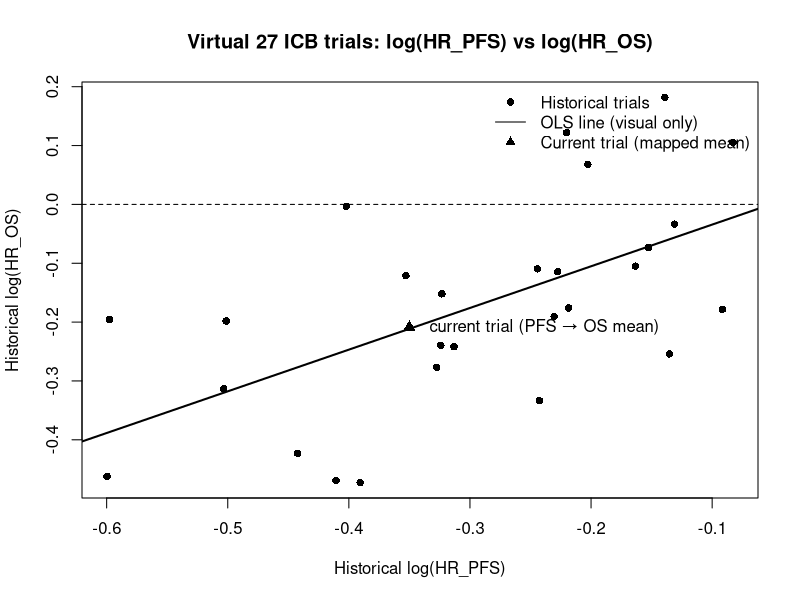
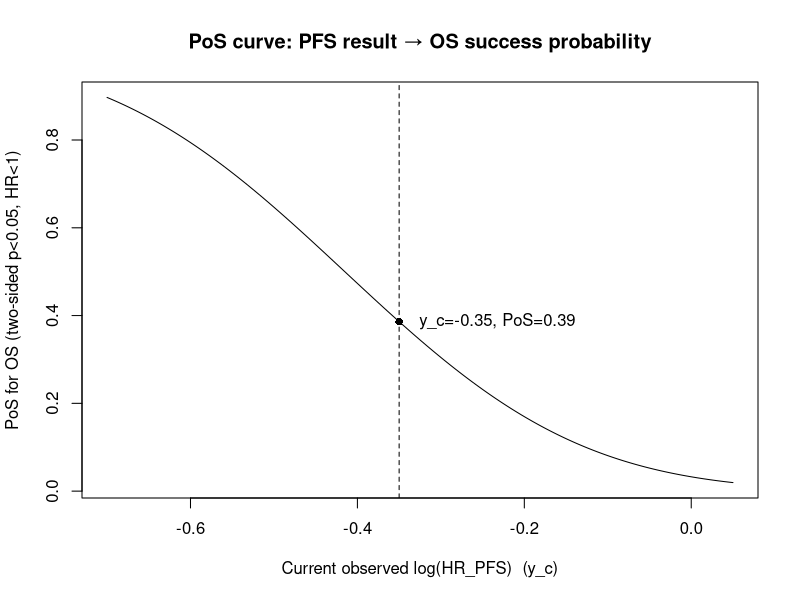
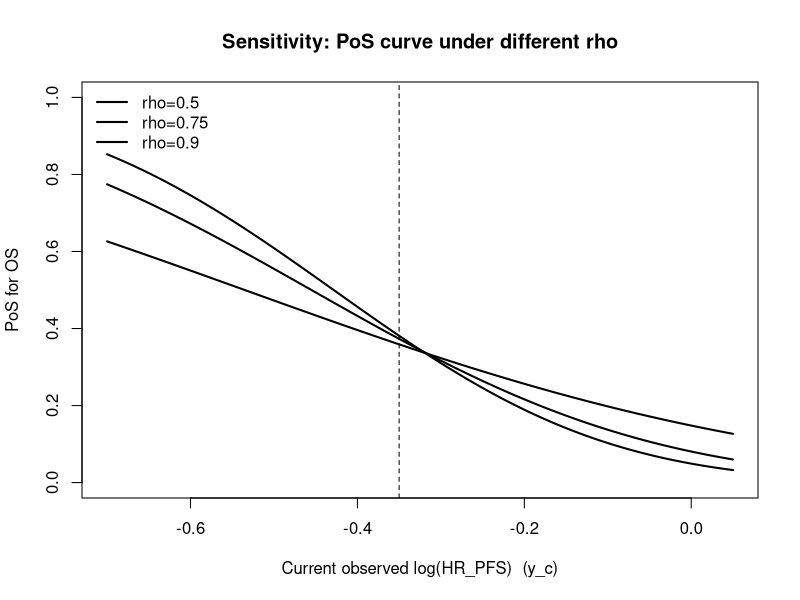

The R source for these figures, in order:
## ---- chunk 1
#| label: setup
#| include: false

set.seed(20260106)

# Wrap console output to avoid going off-slide in PDF
options(width = 70)

make_pd <- function(S, eps = 1e-6) {
  dn <- dimnames(S)
  e <- eigen(S, symmetric = TRUE)
  vals <- pmax(e$values, eps)
  S_pd <- e$vectors %*% diag(vals) %*% t(e$vectors)
  dimnames(S_pd) <- dn
  S_pd
}

library(MASS)

K <- 27

# "True" hyper-parameters for the virtual historical world
mu_true <- c(OS = -0.20, PFS = -0.30)        # mean log(HR)
tau_true <- c(OS = 0.15, PFS = 0.12)         # between-study SDs
rho_true <- 0.75

Sigma_between_true <- matrix(
  c(tau_true["OS"]^2,
    rho_true*tau_true["OS"]*tau_true["PFS"],
    rho_true*tau_true["OS"]*tau_true["PFS"],
    tau_true["PFS"]^2),
  nrow = 2, byrow = TRUE,
  dimnames = list(c("OS","PFS"), c("OS","PFS"))
)

# Standard errors per trial/endpoints (roughly realistic)
se_os  <- runif(K, 0.10, 0.18)
se_pfs <- runif(K, 0.08, 0.15)

# Within-study correlation between (y_OS, y_PFS) often unknown; set 0 for base demo
r_within <- 0
Sigma_within_list <- lapply(1:K, function(i) {
  matrix(c(se_os[i]^2, r_within*se_os[i]*se_pfs[i],
           r_within*se_os[i]*se_pfs[i], se_pfs[i]^2),
         nrow = 2, byrow = TRUE)
})

# Simulate true effects and observed estimates
theta <- mvrnorm(n = K, mu = mu_true, Sigma = Sigma_between_true)
colnames(theta) <- c("OS","PFS")

y <- matrix(NA_real_, nrow = K, ncol = 2, dimnames = list(NULL, c("OS","PFS")))
for (i in 1:K) {
  e_i <- mvrnorm(n = 1, mu = c(0,0), Sigma = Sigma_within_list[[i]])
  y[i,] <- theta[i,] + e_i
}

hist_dat <- data.frame(
  trial = 1:K,
  y_os = y[,"OS"],  se_os = se_os,
  y_pfs = y[,"PFS"], se_pfs = se_pfs
)

head(hist_dat, 5)
## ---- chunk 2
#| label: estimate_between

S_obs <- cov(y)
W_bar <- Reduce("+", Sigma_within_list) / K

Sigma_between_hat <- make_pd(S_obs - W_bar)
mu_hat <- colMeans(y)

tau_hat <- sqrt(diag(Sigma_between_hat))
rho_hat <- Sigma_between_hat["OS","PFS"] / (tau_hat[1]*tau_hat[2])

list(
  mu_hat = mu_hat,
  Sigma_between_hat = Sigma_between_hat,
  tau_hat = tau_hat,
  rho_hat = rho_hat
)
## ---- chunk 3
#| label: pos_calc

# Current PFS (modify to explore scenarios)
y_c  <- -0.35   # log(HR_PFS)  ~ HR 0.70
se_c <-  0.09

# Planned OS final analysis events
# d_events = number of OS events (e.g., deaths) at the final analysis
# For 1:1 allocation, se* ≈ 2/sqrt(d)
d_events <- 240
se_star <- 2 / sqrt(d_events)

# Success threshold for two-sided alpha=0.05 and beneficial direction
c_thr <- -qnorm(0.975) * se_star

# Conditional distribution theta*_OS | y_c
var_pfs <- Sigma_between_hat["PFS","PFS"]
var_os  <- Sigma_between_hat["OS","OS"]
cov_op  <- Sigma_between_hat["OS","PFS"]

m_post <- mu_hat["OS"] + cov_op/(var_pfs + se_c^2) * (y_c - mu_hat["PFS"])
v_post <- var_os - cov_op^2/(var_pfs + se_c^2)

sd_pred <- sqrt(v_post + se_star^2)
PoS <- pnorm(c_thr, mean = m_post, sd = sd_pred)

c(
  y_c = y_c,
  HR_PFS = exp(y_c),
  m_post_OS = m_post,
  HR_OS_pred_mean = exp(m_post),
  sd_thetaOS = sqrt(v_post),
  d_events = d_events,
  se_star = se_star,
  threshold_c = c_thr,
  PoS = PoS
)
## ---- chunk 4
#| label: plot_scatter
#| fig-height: 4.6
#| fig-width: 8.5

plot(hist_dat$y_pfs, hist_dat$y_os,
     xlab = "Historical log(HR_PFS)",
     ylab = "Historical log(HR_OS)",
     main = "Virtual 27 ICB trials: log(HR_PFS) vs log(HR_OS)",
     pch = 16)

abline(h = 0, v = 0, lty = 2)
fit_lm <- lm(y_os ~ y_pfs, data = hist_dat)
abline(fit_lm, lwd = 2)

points(y_c, m_post, pch = 17, cex = 1.3)
text(y_c, m_post, labels = "  current trial (PFS → OS mean)", pos = 4)

legend("topright",
       legend = c("Historical trials", "OLS line (visual only)", "Current trial (mapped mean)"),
       pch = c(16, NA, 17), lty = c(NA, 1, NA), bty = "n")
## ---- chunk 5
#| label: plot_pos_curve
#| fig-height: 4.6
#| fig-width: 8.5

grid_yc <- seq(-0.70, 0.05, length.out = 220)
PoS_grid <- sapply(grid_yc, function(yc) {
  m <- mu_hat["OS"] + cov_op/(var_pfs + se_c^2) * (yc - mu_hat["PFS"])
  v <- var_os - cov_op^2/(var_pfs + se_c^2)
  sd <- sqrt(v + se_star^2)
  pnorm(c_thr, mean = m, sd = sd)
})

plot(grid_yc, PoS_grid, type = "l",
     xlab = "Current observed log(HR_PFS)  (y_c)",
     ylab = "PoS for OS (two-sided p<0.05, HR<1)",
     main = "PoS curve: PFS result → OS success probability")

abline(v = y_c, lty = 2)
points(y_c, PoS, pch = 16)
text(y_c, PoS, labels = sprintf("  y_c=%.2f, PoS=%.2f", y_c, PoS), pos = 4)
## ---- chunk 6
#| label: sens_rho
#| fig-height: 4.6
#| fig-width: 8.5

rho_grid <- c(0.50, 0.75, 0.90)

plot(NULL, xlim = range(grid_yc), ylim = c(0,1),
     xlab = "Current observed log(HR_PFS)  (y_c)",
     ylab = "PoS for OS",
     main = "Sensitivity: PoS curve under different rho")

for (rho_j in rho_grid) {
  Sigma_j <- Sigma_between_hat
  Sigma_j["OS","PFS"] <- rho_j * sqrt(Sigma_j["OS","OS"]*Sigma_j["PFS","PFS"])
  Sigma_j["PFS","OS"] <- Sigma_j["OS","PFS"]
  Sigma_j <- make_pd(Sigma_j)

  var_pfs_j <- Sigma_j["PFS","PFS"]
  var_os_j  <- Sigma_j["OS","OS"]
  cov_op_j  <- Sigma_j["OS","PFS"]

  PoS_j <- sapply(grid_yc, function(yc) {
    m <- mu_hat["OS"] + cov_op_j/(var_pfs_j + se_c^2) * (yc - mu_hat["PFS"])
    v <- var_os_j - cov_op_j^2/(var_pfs_j + se_c^2)
    sd <- sqrt(v + se_star^2)
    pnorm(c_thr, mean = m, sd = sd)
  })
  lines(grid_yc, PoS_j, lwd = 2)
}

abline(v = y_c, lty = 2)
legend("topleft", legend = paste0("rho=", rho_grid), lwd = 2, bty = "n")
## ---- chunk 7
#| label: sens_events

event_grid <- c(150, 200, 240, 300, 400)
res <- data.frame(d_events = event_grid, se_star = 2/sqrt(event_grid))
res$threshold_c <- -qnorm(0.975) * res$se_star

# Recompute PoS at the fixed current y_c for each event count
res$PoS <- sapply(event_grid, function(d) {
  se_s <- 2/sqrt(d)
  c_s  <- -qnorm(0.975) * se_s
  sd_p <- sqrt(v_post + se_s^2)
  pnorm(c_s, mean = m_post, sd = sd_p)
})

res
